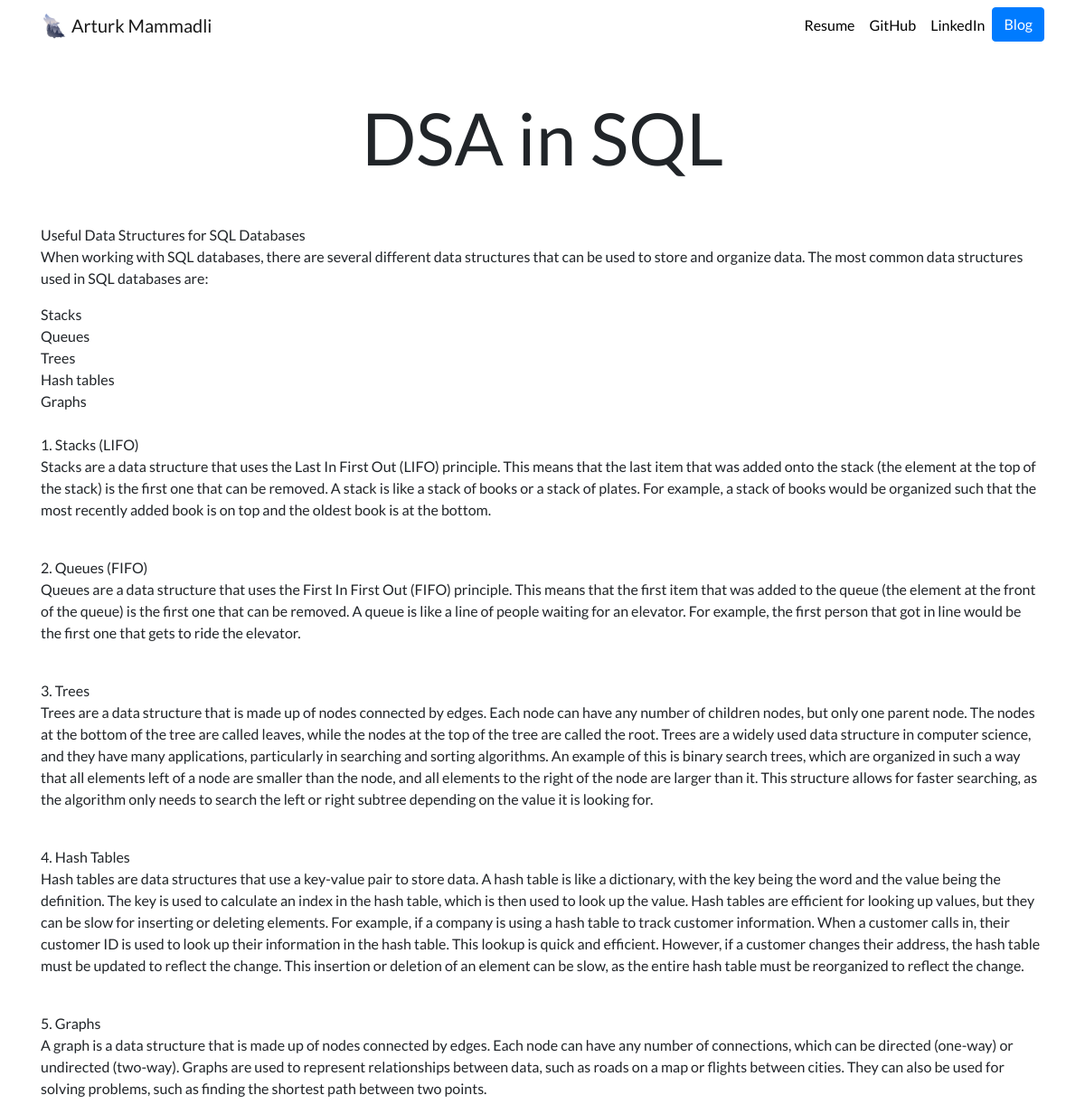
Page /blog/1/ on the committed database.
### blog/models.py (models this page shows, shortened)
class Blog(models.Model):
    title = models.CharField(max_length=200)
    description = models.TextField()
    pub_date = models.DateField()

### blog/views.py (the view)
# urls.py: path("<int:blog_id>/", views.detail, name="detail"),
def detail(request, blog_id):
    blog = get_object_or_404(Blog, pk=blog_id)
    return render(request, 'blog/detail.html', {'blog': blog})

### blog/templates/blog/detail.html (shortened to what this page needs)
{% extends "portfolio/base.html" %}
{% load static %}
{% block content %}
<h1 class="text-center mt-5" id="blogdetailtitle">{{ blog.title }}</h1>
{{ blog.description|safe }}
{% endblock %}

### portfolio/static/portfolio/custom.css (style rules this page uses)
body { font-family: 'Lato', sans-serif; }
@media (min-width: 992px) { #blogdetailtitle { font-size: 5rem; } }

### rows in the picture
Blog: title "DSA in SQL", description "Useful Data Structures for SQL Databases When working with SQL databases, there are several different data structures that can be used to store and organize data. The most common data structures used in SQL databases are: Stacks Queues Trees Hash tables Graphs 1. Stacks (LIFO) Stacks are a data structure that uses the Last In First Out (LIFO) principle. This means that the last item that was added onto the stack (the element at the top of the stack) is the first one that can be removed. A stack is like a stack of books or a stack of plates. For example, a stack of books would be organized such that the most recently added book is on top and the oldest book is at the bottom. 2. Queues (FIFO)…"
